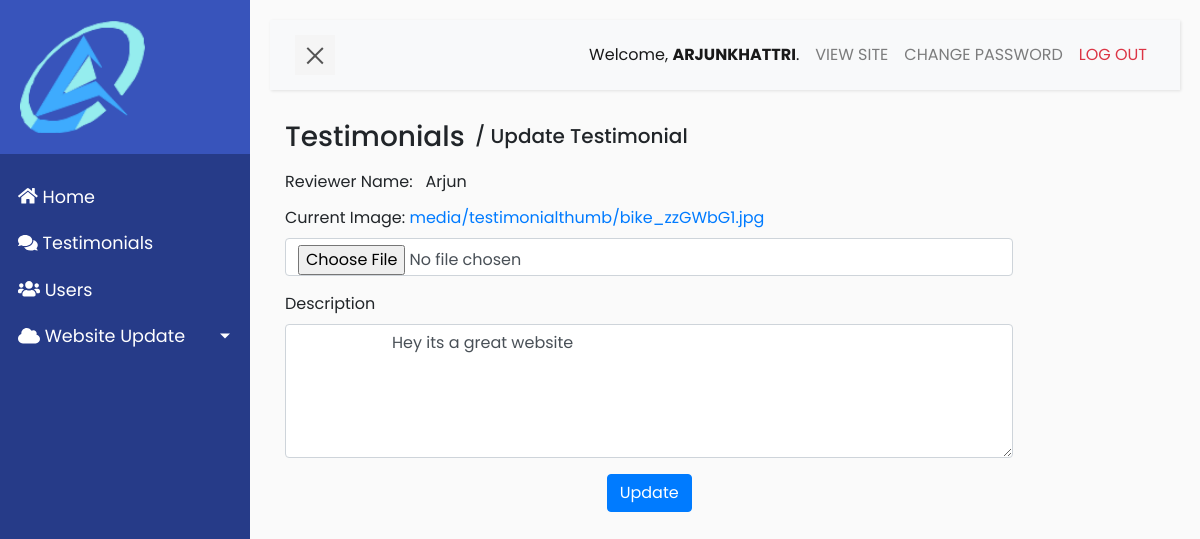
Page /testimonial/update/arjun/ (signed in) on the committed database.
### constructionapp/models.py (models this page shows, shortened)
class Testimonials(models.Model):
    author = models.CharField(max_length=50, null=False, blank=True)
    image = models.ImageField(upload_to='media/testimonialthumb')
    quote = models.TextField(max_length=100, null=False, blank=False)

### constructionapp/views.py (the view)
# urls.py: path('testimonial/update/<str:name>/', views.update_testimonials, name = 'update_testimonials'),
@login_required
def update_testimonials(request, name):
    review_update = Testimonials.objects.get(author=name)
    if request.method == 'POST':
        form = TestimonialUpdateForm(request.POST or None, request.FILES, instance=review_update)
        try:
            if form.is_valid():
                 review_update.save()
            else:
                review_update.quote = request.POST.get('quote')
                review_update.save()
            messages.success(request, "Testimonials Updated")
            return redirect('testimonials_list')
        except:
            messages.error(request, "Unable to update testimonial")
            return redirect('testimonials_list')
    elif request.method == 'GET':
        context={'review_update': review_update}
        return render(request, 'testimonials/update.html', context)

### constructionapp/templates/testimonials/update.html (shortened to what this page needs)
{% extends 'base.html' %}
{% load static %}
{% block content %}
<div class="container">
  <div class="row">
      <div class="col-xs-12 col-sm-12 col-md-12 col-xl-12 d-flex">
          <a
              href="{% url 'testimonials_list' %}"
              class="review-title">
              <h3 class="mb-3">
                Testimonials
              </h3>
          </a>
          <h5 class="mt-1">
                &nbsp; / Update Testimonial
          </h5>
      </div>
  </div>
 <div class="row">
      <div class="col-md-11 col-xl-10">
        {% if review_update  %}
        <form method="POST" enctype="multipart/form-data" >
            <div class="form-group mb-1">
                <label for="author">
                    Reviewer Name: &nbsp;
                    <span
                        class="font-weight-bolder text-capitalize">
                            {{review_update.author}}
                    </span>
                  </label>
            </div>
            <div class="form-group">
                <label
                      for="image">
                      Current Image:
                      <a
                          class="text-primary"
                          href="/media/{{review_update.image}}">
                          {{review_update.image}}
                      </a>
                </label>
                <br>
                <input
                      type="file"
                      class="form-control"
                      name="image"
                      tabindex="1"
                      autofocus
                      >
              </div>
            <div class="form-group">
                <label
                      for="quote">
                      Description
                </label>
                <textarea
                      name="quote"
                      id="quote"
                      cols="30"
                      rows="5"
                      class="form-control"
                      placeholder="Write a review...">
                      {{review_update.quote | safe}}
                </textarea>
            </div>
            <div
                  class="form-group text-center">
                  <input
                        type="submit"
                        value="Update"
                        class="btn btn-primary">
            </div>
        </form>
        {% endif %}
    </div>
 </div>
</div>
{% endblock content %}

### constructionapp/templates/base.html (shortened to what this page needs)
{% load static %}
<!DOCTYPE html>
<html>
<head>
    <link
        rel="stylesheet"
        href="https://stackpath.bootstrapcdn.com/bootstrap/4.1.0/css/bootstrap.min.css"
>
    <link
        rel="stylesheet" href="{% static 'css/base.css' %}">
    <link
        rel="stylesheet"
        href="https://use.fontawesome.com/releases/v5.2.0/css/all.css"
>
</head>
<body>
    <div class="wrapper">
        <nav id="sidebar">
            <div class="sidebar-header">
                <a href="https://eliteconsultancy.netlify.app/">
                    <img src="{% static 'images/logo.png' %}" alt="NGT Logo" class="img-responsive" style="width:60%;height: auto;">
                </a>
            </div>
            <ul class="list-unstyled components ml-2">
                <li class="active">
                    <a href="{% url 'dashboard' %}">
                        <i class="fa fa-home" aria-hidden="true"></i>
                        Home
                    </a>
                </li>
                <li>
                    <a href="{% url 'testimonials_list' %}">
                        <i class="fa fa-comments" aria-hidden="true"></i>
                        Testimonials
                    </a>
                </li>
                <li>
                    <a href="{% url 'list_admins' %}">
                        <i class="fa fa-users" aria-hidden="true"></i>
                        Users
                    </a>
                </li>
                <li >
                    <a href="#uiSubmenu" data-toggle="collapse" aria-expanded="false" class="dropdown-toggle">
                        <i class="fa fa-cloud" aria-hidden="true"></i>
                        Website Update
                    </a>
                </li>
        </nav>
        <div id="content">
            <nav class="navbar navbar-expand-lg navbar-light bg-light">
                <div class="container-fluid">
                    <button type="button" id="sidebarCollapse" class="navbar-btn">
                        <span></span>
                    </button>
                    <div class="collapse navbar-collapse" id="navbarSupportedContent">
                        <ul class="nav navbar-nav ml-auto">
                            <li class="nav-item active">
                                <div class="nav-link text-capitalize" >Welcome, <span class="text-uppercase font-weight-bold">{{user.get_username}}</span>. </div>
                            </li>
                            <li class="nav-item">
                                <a href="https://eliteconsultancy.netlify.app/" target="_blank" class="text-uppercase nav-link">View Site</a>
                            </li>
                            <li class="nav-item">
                                <a href="{% url 'change_admin_pw' %}" class="nav-link text-uppercase">Change Password</a>
                            </li>
                            <li class="nav-item">
                                <a href="{% url 'admin_logout' %}" class="text-uppercase nav-link text-danger">Log out</a>
                            </li>
                        </ul>
                    </div>
                </div>
            </nav>
            {% block content %}
            {% endblock content %}
    </div>
</body>
</html>

### static/css/base.css (style rules this page uses)
body { font-family: 'Poppins', sans-serif; background: #fafafa; }
a, a:hover, a:focus { color: inherit; text-decoration: none; transition: all 0.3s; }
.navbar { padding: 15px 10px; background: #fff; border: none; border-radius: 0; margin-bottom: 30px; box-shadow: 1px 1px 3px rgba(0, 0, 0, 0.1); }
.navbar-btn { box-shadow: none; outline: none !important; border: none; }
.wrapper { display: flex; width: 100%; align-items: stretch; perspective: 1500px; }
#sidebar { min-width: 250px; max-width: 250px; background: #263b88; color: #fff; transition: all 0.6s cubic-bezier(0.945, 0.020, 0.270, 0.665); transform-origin: bottom left; }
#sidebar .sidebar-header { padding: 20px; background: #3854bb; }
#sidebar ul.components { padding: 20px 0; }
#sidebar ul li a { padding: 10px; font-size: 1.1em; display: block; }
#sidebar ul li.active > a, a[aria-expanded="true"] { color: #fff; background: #263b88; }
a[data-toggle="collapse"] { position: relative; }
.dropdown-toggle::after { display: block; position: absolute; top: 50%; right: 20px; transform: translateY(-50%); }
#content { width: 100%; padding: 20px; min-height: 100vh; transition: all 0.3s; }
#sidebarCollapse { width: 40px; height: 40px; background: #f5f5f5; cursor: pointer; }
#sidebarCollapse span { width: 80%; height: 2px; margin: 0 auto; display: block; background: #555; transition: all 0.8s cubic-bezier(0.810, -0.330, 0.345, 1.375); transition-delay: 0.2s; }
#sidebarCollapse span:last-of-type { transform: rotate(-45deg) translate(1px, -1px); }

### rows in the picture
Testimonials: author "Arjun", image "media/testimonialthumb/bike_zzGWbG1.jpg", quote "Hey its a great website"

### other values in the picture
{{ user.get_username }} "ARJUNKHATTRI"
